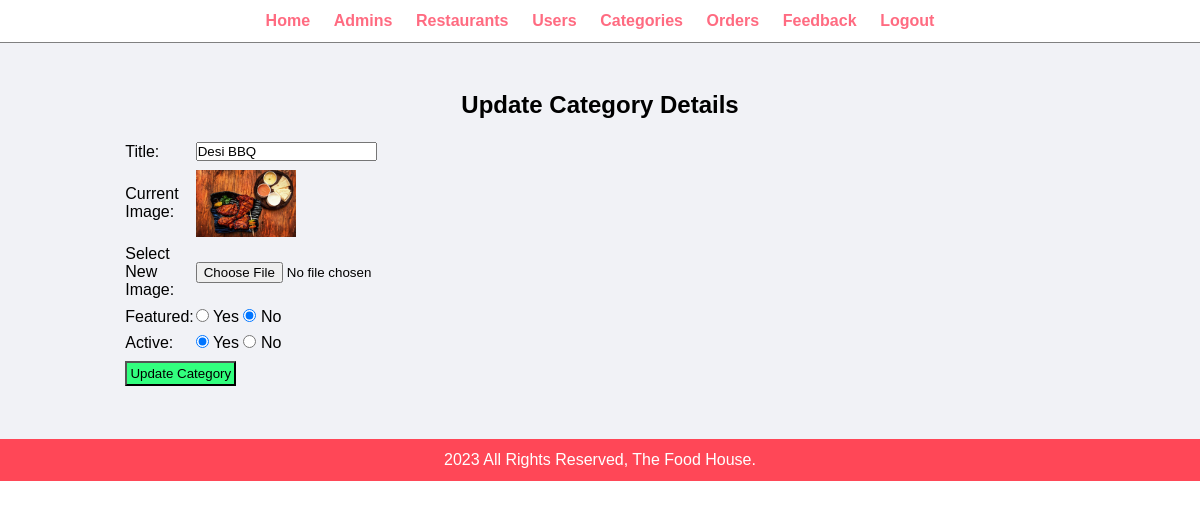
The page /admin/update-category.php?id=19 (signed in) on the database its author committed.
### tables this page shows
CREATE TABLE `tbl_categories` (
  `cat_id` int(10) UNSIGNED NOT NULL,
  `title` varchar(100) NOT NULL,
  `image_name` varchar(255) DEFAULT NULL,
  `featured` varchar(10) NOT NULL,
  `active` varchar(10) NOT NULL
);

### config/connect.php (called while the page is built, shortened)
<?php
    $home_url = "http://localhost/food-order-project/";
?>

### admin/update-category.php (the view, shortened to what this page needs)
<?php include('partials/menu.php');
    if(isset($_GET['id'])) {
        $id = $_GET['id'];
        $sql = "SELECT * FROM tbl_categories WHERE cat_id = $id";
        $result = mysqli_query($conn, $sql);
        if($result == true) {
            $count = mysqli_num_rows($result);
            if($count == 1) {
                $rows = mysqli_fetch_assoc($result);
                $title = $rows['title'];
                $featured = $rows['featured'];
                $active = $rows['active'];
                $current_image = $rows['image_name'];
            } else {
                $_SESSION['no-category-found'] = "<div class='error'>Category Not Found :(</div>";
                header("location:".$home_url."admin/manage-category.php");
            }
        }
    }
    else {
        header("location:".$home_url."admin/manage-category.php");
    }
?>
<div class="main-content">
    <div class="wrapper">
        <h2 class="text-center">Update Category Details</h2>
        <br>
        <form action="" method="POST" enctype="multipart/form-data">
            <table class="tbl-30">
                <tr>
                    <td>Title: </td>
                    <td>
                        <input type="text" name="title" value="<?php echo $title; ?>">
                    </td>
                </tr>
                <tr>
                    <td>Current Image: </td>
                    <td>
                        <?php
                        if($current_image != "") {
                            ?>
                            <img src="<?php echo $home_url; ?>images/category/<?php echo $current_image; ?>" width="100px">
                            <?php
                        } else {
                            echo "<div class='error'>Image Not Added :(</div>";
                        }
                        ?>
                    </td>
                </tr>
                <tr>
                    <td>Select New Image: </td>
                    <td>
                        <input type="file" name="image">
                    </td>
                </tr>
                <tr>
                    <td>Featured: </td>
                    <td>
                        <input <?php if($featured == "Yes") {
                            echo "checked";
                        } ?> type="radio" name="featured"
                            value="Yes">
                        Yes
                        <input <?php if($featured == "No") {
                            echo "checked";
                        } ?> type="radio" name="featured" value="No">
                        No
                    </td>
                </tr>
                <tr>
                    <td>Active: </td>
                    <td>
                        <input <?php if($active == "Yes") {
                            echo "checked";
                        } ?> type="radio" name="active" value="Yes">
                        Yes
                        <input <?php if($active == "No") {
                            echo "checked";
                        } ?> type="radio" name="active" value="No"> No
                    </td>
                </tr>
                <tr>
                    <td colspan="5">
                        <input type="submit" name="submit" value="Update Category" class="btn-secondary">
                    </td>
                </tr>
            </table>
        </form>
    </div>
</div>
<?php include('partials/footer.php'); ?>

### css/admin.css (style rules this page uses)
* { margin: 0; padding: 0; font-family: Arial, Helvetica, sans-serif }
.wrapper { padding: 1%; width: 80%; margin: 0 auto; }
.text-center { text-align: center; }
.tbl-30 { width: 30%; }
table tr td { padding: 1%; }
.btn-secondary { background-color: #32ff7e; padding: 1%; color: black; text-decoration: none; }
.main-content { background-color: #f1f2f6; padding: 3% 0; }

### rows shown on the page
tbl_categories: title "Desi BBQ", image_name (picture), featured "☑", active "☑"
